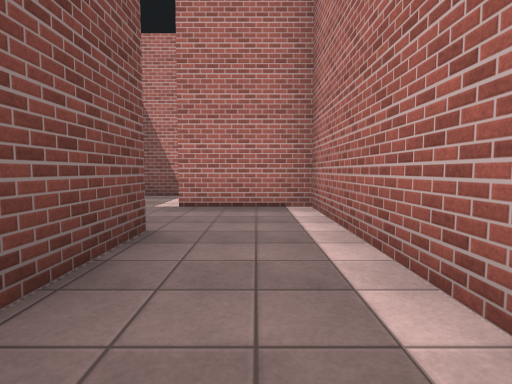
view 1 (above)

19 first-person views from a walk through a Unity game level. The camera is 1.2 m above the floor, tilts 4° down and sees 80° across. The floor is counted in squares, 2 m on a side. Each view is taken from the middle of a square. On the plan, view 1 faces up. The plan holds only what a view shows up to about 9 squares ahead; the rest is blank. The place goes on beyond the plan. The player is left out. Surface patterns are stand-ins for the level's own textures.

view 2
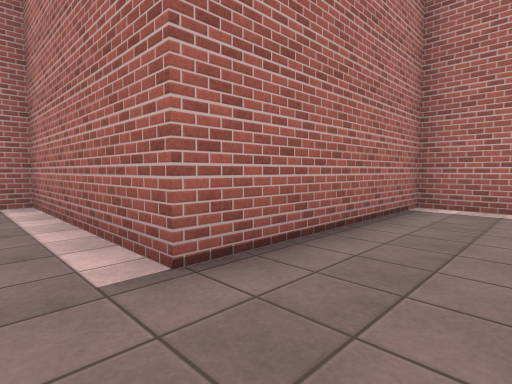

view 3
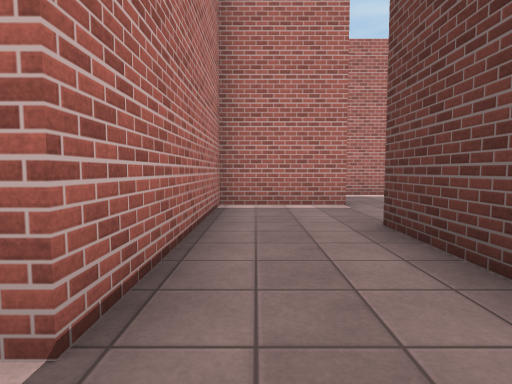

view 4
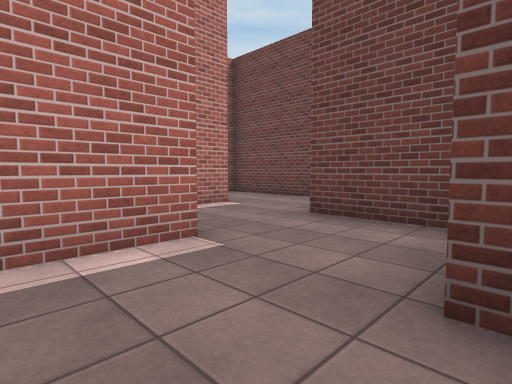

view 5
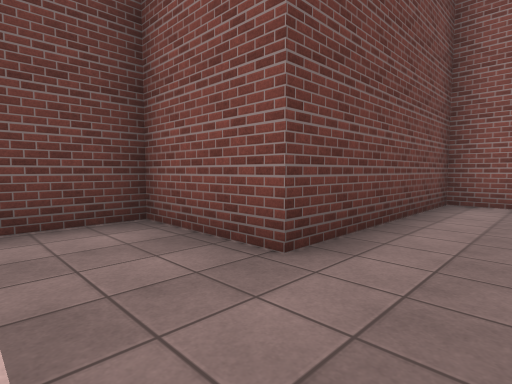

view 6
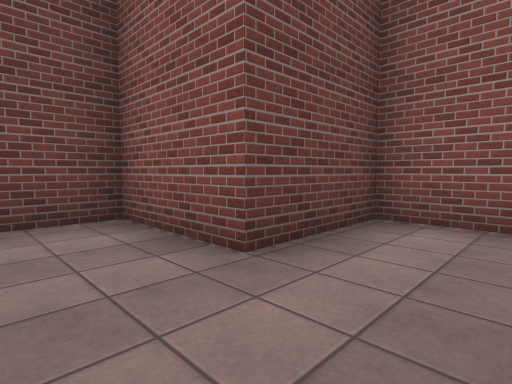

view 7
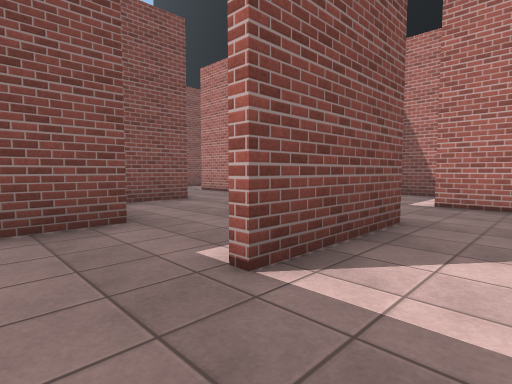

view 8
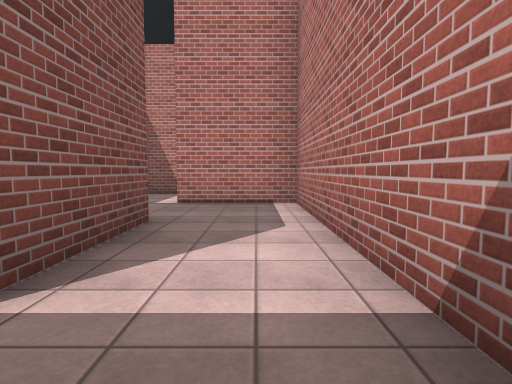

view 9
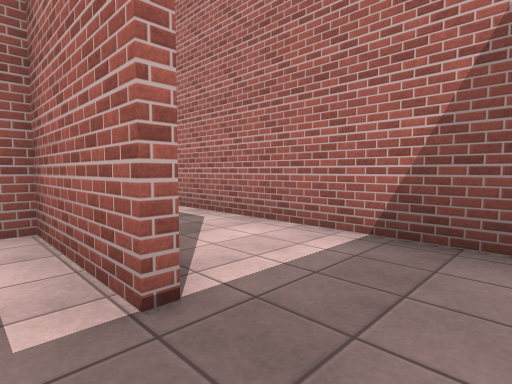

view 10
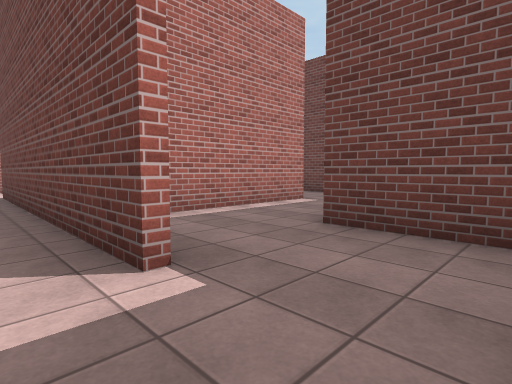

view 11
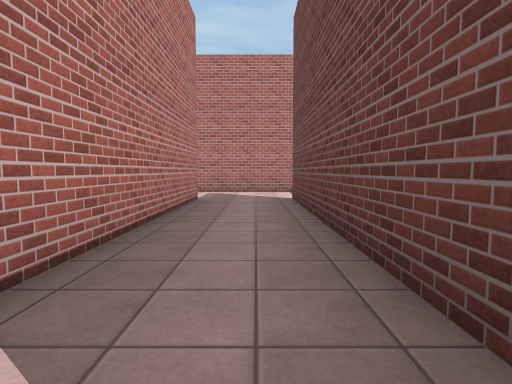

view 12
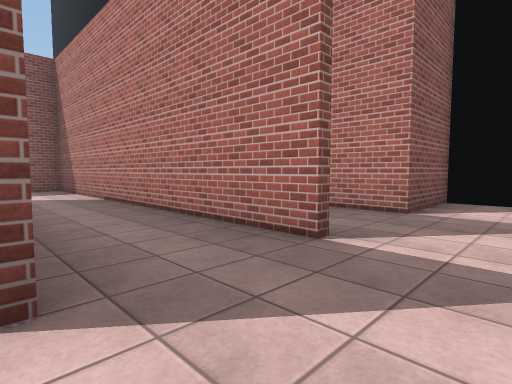

view 13
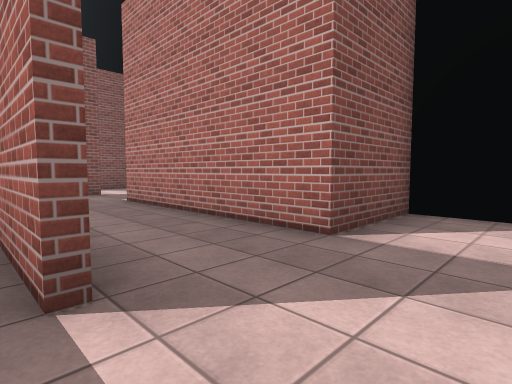

view 14
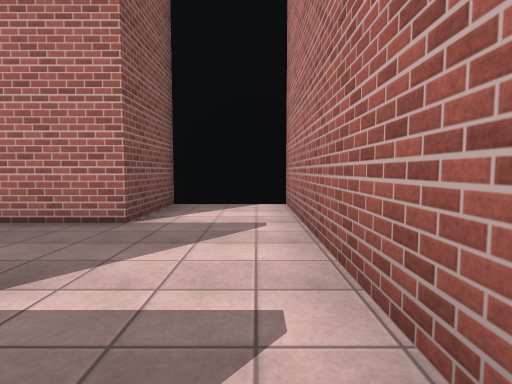

view 15
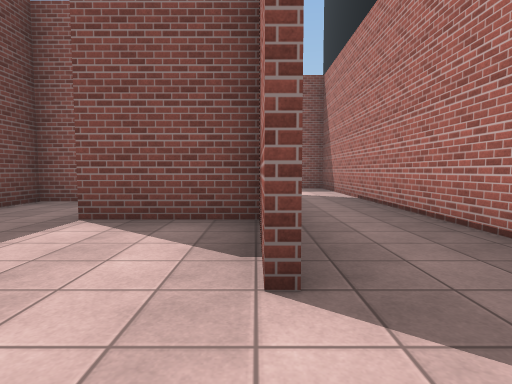

view 16
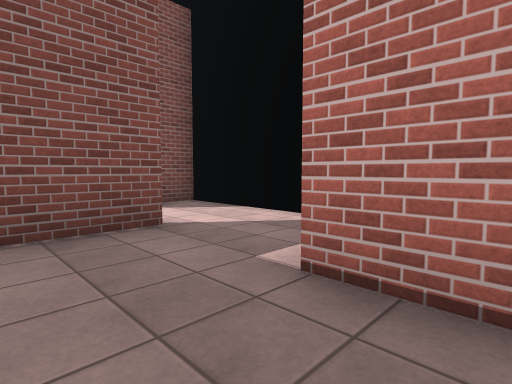

view 17
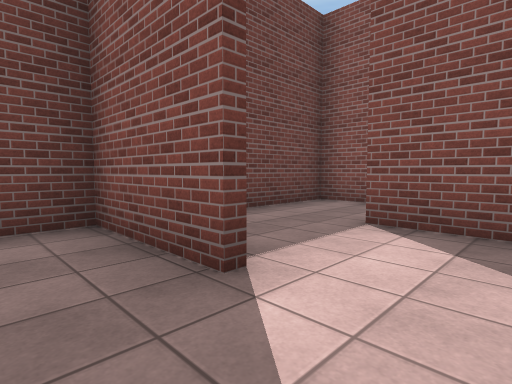

view 18
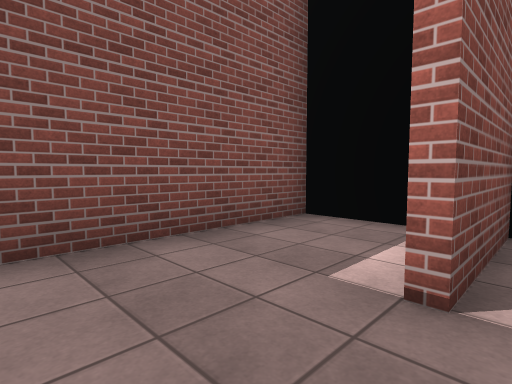

view 19
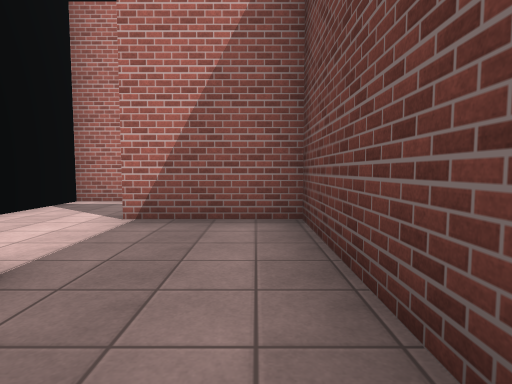

### Floor plan
Key: @ floor where view 1 was taken; # wall or solid block; . floor.
Columns run from 6 left of view 1 to 10 right of it. Each row starts with its distance up from view 1.
 12 ########   ####
 11 #..#...#   #..#
 10 #..#...#####..#
  9 #....#........#
  8 #....#........#
  7 ############..#
  6    ...........#
  5    ..#######..#
  4    ....# #...
  3    ###.# #..##
  2      #.#...  .
  1      #.######.###
  0      #@.....#...#
 -1      #......###.#
 -2      #####....#.#
 -3          #....#.#
 -4          ###....#
 -5            #....#
 -6            ######

Where each view was taken, in squares from view 1:
view 1: 0 up, 0 right, facing up
view 2: 1 down, 0 right, facing up-right
view 3: 0 up, 0 right, facing right
view 4: 0 up, 3 right, facing down-right
view 5: 0 up, 5 right, facing down-left
view 6: 2 down, 7 right, facing down-left
view 7: 5 down, 9 right, facing up-left
view 8: 5 down, 9 right, facing up
view 9: 5 down, 7 right, facing up-right
view 10: 6 up, 3 left, facing down-right
view 11: 6 up, 1 left, facing right
view 12: 5 up, 7 right, facing up-left
view 13: 7 up, 7 right, facing up-left
view 14: 6 up, 7 right, facing up
view 15: 5 up, 7 right, facing left
view 16: 8 up, 2 right, facing up-left
view 17: 11 up, 0 right, facing down-left
view 18: 8 up, 3 left, facing up-left
view 19: 8 up, 5 left, facing right
